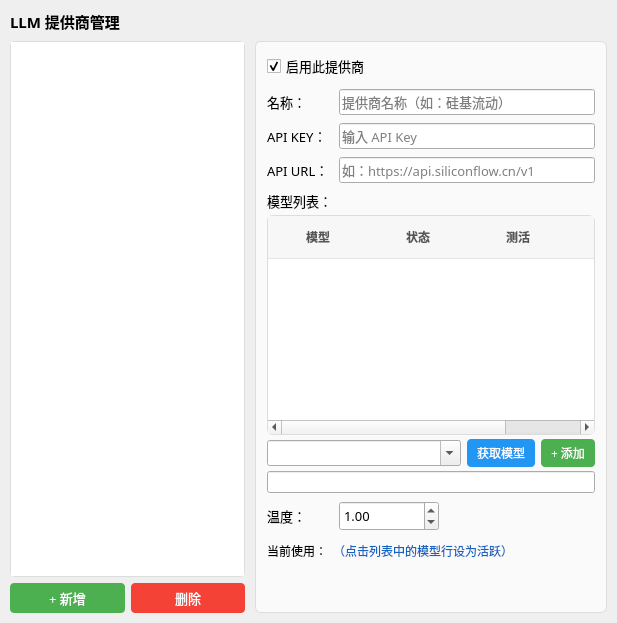
          <widget class="QWidget" name="page_2">
           <layout class="QVBoxLayout" name="verticalLayout_4">
            <property name="spacing">
             <number>8</number>
            </property>
            <property name="leftMargin">
             <number>10</number>
            </property>
            <property name="topMargin">
             <number>10</number>
            </property>
            <property name="rightMargin">
             <number>10</number>
            </property>
            <property name="bottomMargin">
             <number>10</number>
            </property>
            <item>
             <widget class="QLabel" name="label_providers_title">
              <property name="font">
               <font>
                <family>微软雅黑</family>
                <pointsize>11</pointsize>
                <weight>75</weight>
                <bold>true</bold>
               </font>
              </property>
              <property name="text">
               <string>LLM 提供商管理</string>
              </property>
             </widget>
            </item>
            <item>
             <layout class="QHBoxLayout" name="horizontalLayout_providers" stretch="2,3">
              <property name="spacing">
               <number>10</number>
              </property>
              <!-- 左侧：列表 + 操作按钮 -->
              <item>
               <layout class="QVBoxLayout" name="verticalLayout_provider_list">
                <property name="spacing">
                 <number>6</number>
                </property>
                <item>
                 <widget class="QListWidget" name="listWidget_providers">
                  <property name="font">
                   <font>
                    <family>微软雅黑</family>
                    <pointsize>10</pointsize>
                   </font>
                  </property>
                  <property name="styleSheet">
                   <string notr="true">QListWidget { border: 1px solid #ddd; border-radius: 5px; }
QListWidget::item { padding: 8px 6px; border-bottom: 1px solid #f0f0f0; }
QListWidget::item:selected { background-color: #e3f2fd; color: #1565c0; }</string>
                  </property>
                 </widget>
                </item>
                <item>
                 <layout class="QHBoxLayout" name="horizontalLayout_provider_buttons">
                  <item>
                   <widget class="QPushButton" name="pushButton_add_provider">
                    <property name="font">
                     <font>
                      <family>微软雅黑</family>
                      <pointsize>10</pointsize>
                     </font>
                    </property>
                    <property name="cursor">
                     <cursorShape>PointingHandCursor</cursorShape>
                    </property>
                    <property name="styleSheet">
                     <string notr="true">QPushButton { background-color: #4caf50; color: white; border: none; border-radius: 4px; padding: 5px 10px; }
QPushButton:hover { background-color: #388e3c; }</string>
                    </property>
                    <property name="text">
                     <string>+ 新增</string>
                    </property>
                   </widget>
                  </item>
                  <item>
                   <widget class="QPushButton" name="pushButton_del_provider">
                    <property name="font">
                     <font>
                      <family>微软雅黑</family>
                      <pointsize>10</pointsize>
                     </font>
                    </property>
                    <property name="cursor">
                     <cursorShape>PointingHandCursor</cursorShape>
                    </property>
                    <property name="styleSheet">
                     <string notr="true">QPushButton { background-color: #f44336; color: white; border: none; border-radius: 4px; padding: 5px 10px; }
QPushButton:hover { background-color: #c62828; }</string>
                    </property>
                    <property name="text">
                     <string>删除</string>
                    </property>
                   </widget>
                  </item>
                 </layout>
                </item>
               </layout>
              </item>
              <!-- 右侧：编辑区 -->
              <item>
               <widget class="QWidget" name="widget_provider_editor">
                <property name="styleSheet">
                 <string notr="true">QWidget#widget_provider_editor { border: 1px solid #ddd; border-radius: 6px; background-color: #fafafa; }</string>
                </property>
                <layout class="QVBoxLayout" name="verticalLayout_provider_editor">
                 <property name="spacing">
                 <number>10</number>
                 </property>
                 <property name="leftMargin">
                  <number>12</number>
                 </property>
                 <property name="topMargin">
                  <number>12</number>
                 </property>
                 <property name="rightMargin">
                  <number>12</number>
                 </property>
                 <property name="bottomMargin">
                  <number>12</number>
                 </property>
                 <item>
                  <widget class="QCheckBox" name="checkBox_provider_enabled">
                   <property name="font">
                    <font>
                     <family>微软雅黑</family>
                     <pointsize>10</pointsize>
                    </font>
                   </property>
                   <property name="text">
                    <string>启用此提供商</string>
                   </property>
                   <property name="checked">
                    <bool>true</bool>
                   </property>
                  </widget>
                 </item>
                 <item>
                  <layout class="QGridLayout" name="gridLayout">
                   <property name="verticalSpacing">
                    <number>8</number>
                   </property>
                   <item row="0" column="0">
                    <widget class="QLabel" name="label_provider_name_lbl">
                     <property name="font">
                      <font>
                       <family>微软雅黑</family>
                       <pointsize>10</pointsize>
                      </font>
                     </property>
                     <property name="text">
                      <string>名称：</string>
                     </property>
                    </widget>
                   </item>
                   <item row="0" column="1">
                    <widget class="QLineEdit" name="lineEdit_provider_name">
                     <property name="font">
                      <font>
                       <family>微软雅黑</family>
                       <pointsize>10</pointsize>
                      </font>
                     </property>
                     <property name="placeholderText">
                      <string>提供商名称（如：硅基流动）</string>
                     </property>
                    </widget>
                   </item>
                   <item row="1" column="0">
                    <widget class="QLabel" name="label_3">
                     <property name="font">
                      <font>
                       <family>微软雅黑</family>
                       <pointsize>10</pointsize>
                      </font>
                     </property>
                     <property name="text">
                      <string>API KEY：</string>
                     </property>
                    </widget>
                   </item>
                   <item row="1" column="1">
                    <widget class="QLineEdit" name="lineEdit">
                     <property name="font">
                      <font>
                       <family>微软雅黑</family>
                       <pointsize>10</pointsize>
                      </font>
                     </property>
                     <property name="echoMode">
                      <enum>QLineEdit::Password</enum>
                     </property>
                     <property name="placeholderText">
                      <string>输入 API Key</string>
                     </property>
                    </widget>
                   </item>
                   <item row="2" column="0">
                    <widget class="QLabel" name="label_4">
                     <property name="font">
                      <font>
                       <family>微软雅黑</family>
                       <pointsize>10</pointsize>
                      </font>
                     </property>
                     <property name="text">
                      <string>API URL：</string>
                     </property>
                    </widget>
                   </item>
                   <item row="2" column="1">
                    <widget class="QLineEdit" name="lineEdit_2">
                     <property name="font">
                      <font>
                       <family>微软雅黑</family>
                       <pointsize>10</pointsize>
                      </font>
                     </property>
                     <property name="placeholderText">
                      <string>如：https://api.siliconflow.cn/v1</string>
                     </property>
                    </widget>
                   </item>
                    <item row="3" column="0" colspan="2">
                     <layout class="QVBoxLayout" name="verticalLayout_models_section">
                      <property name="spacing">
                       <number>4</number>
                      </property>
                      <item>
                       <layout class="QHBoxLayout" name="horizontalLayout_models_header">
                        <item>
                         <widget class="QLabel" name="label_5">
                          <property name="font">
                           <font>
                            <family>微软雅黑</family>
                            <pointsize>10</pointsize>
                           </font>
                          </property>
                          <property name="text">
                           <string>模型列表：</string>
                          </property>
                         </widget>
                        </item>
                        <item>
                         <spacer name="horizontalSpacer_models_header">
                          <property name="orientation">
                           <enum>Qt::Horizontal</enum>
                          </property>
                          <property name="sizeHint" stdset="0">
                           <size>
                            <width>40</width>
                            <height>20</height>
                           </size>
                          </property>
                         </spacer>
                        </item>
                       </layout>
                      </item>
                      <item>
                       <widget class="QTableWidget" name="tableWidget_models">
                        <property name="font">
                         <font>
                          <family>微软雅黑</family>
                          <pointsize>10</pointsize>
                         </font>
                        </property>
                        <property name="minimumSize">
                         <size>
                          <width>0</width>
                          <height>220</height>
                         </size>
                        </property>
                        <property name="styleSheet">
                         <string notr="true">QTableWidget { border: 1px solid #ddd; border-radius: 6px; gridline-color: #efefef; selection-background-color: #e3f2fd; selection-color: #1565c0; background: #ffffff; alternate-background-color: #fafafa; }
QHeaderView::section { background: #f7f7f7; border: none; border-bottom: 1px solid #e6e6e6; padding: 10px 12px; font-weight: bold; color: #555; }
QTableWidget::item { padding: 10px 12px; }</string>
                        </property>
                        <property name="editTriggers">
                         <set>QAbstractItemView::NoEditTriggers</set>
                        </property>
                        <property name="selectionMode">
                         <enum>QAbstractItemView::SingleSelection</enum>
                        </property>
                        <property name="selectionBehavior">
                         <enum>QAbstractItemView::SelectRows</enum>
                        </property>
                        <property name="showGrid">
                         <bool>false</bool>
                        </property>
                        <property name="alternatingRowColors">
                         <bool>true</bool>
                        </property>
                        <attribute name="horizontalHeaderStretchLastSection">
                         <bool>false</bool>
                        </attribute>
                        <attribute name="verticalHeaderVisible">
                         <bool>false</bool>
                        </attribute>
                        <property name="columnCount">
                         <number>4</number>
                        </property>
                        <row/>
                        <column>
                         <property name="text">
                          <string>模型</string>
                         </property>
                        </column>
                        <column>
                         <property name="text">
                          <string>状态</string>
                         </property>
                        </column>
                        <column>
                         <property name="text">
                          <string>测活</string>
                         </property>
                        </column>
                        <column>
                         <property name="text">
                          <string>删除</string>
                         </property>
                        </column>
                       </widget>
                      </item>
                      <item>
                       <layout class="QHBoxLayout" name="horizontalLayout_model_add_row">
                        <property name="spacing">
                         <number>6</number>
                        </property>
                        <item>
                         <widget class="QComboBox" name="comboBox_models">
                          <property name="font">
                           <font>
                            <family>微软雅黑</family>
                            <pointsize>10</pointsize>
                           </font>
                          </property>
                          <property name="editable">
                           <bool>true</bool>
                          </property>
                          <property name="placeholderText">
                           <string>输入模型ID或获取后选择</string>
                          </property>
                          <property name="sizePolicy">
                           <sizepolicy hsizetype="Expanding" vsizetype="Fixed">
                            <horstretch>1</horstretch>
                            <verstretch>0</verstretch>
                           </sizepolicy>
                          </property>
                         </widget>
                        </item>
                        <item>
                         <widget class="QPushButton" name="pushButton_fetch_models">
                          <property name="font">
                           <font>
                            <family>微软雅黑</family>
                            <pointsize>9</pointsize>
                           </font>
                          </property>
                          <property name="cursor">
                           <cursorShape>PointingHandCursor</cursorShape>
                          </property>
                          <property name="styleSheet">
                           <string notr="true">QPushButton { background-color: #2196f3; color: white; border: none; border-radius: 4px; padding: 5px 10px; }
QPushButton:hover { background-color: #1565c0; }
QPushButton:disabled { background-color: #bdbdbd; }</string>
                          </property>
                          <property name="text">
                           <string>获取模型</string>
                          </property>
                         </widget>
                        </item>
                        <item>
                         <widget class="QPushButton" name="pushButton_add_model">
                          <property name="font">
                           <font>
                            <family>微软雅黑</family>
                            <pointsize>9</pointsize>
                           </font>
                          </property>
                          <property name="cursor">
                           <cursorShape>PointingHandCursor</cursorShape>
                          </property>
                          <property name="styleSheet">
                           <string notr="true">QPushButton { background-color: #4caf50; color: white; border: none; border-radius: 4px; padding: 5px 10px; }
QPushButton:hover { background-color: #388e3c; }</string>
                          </property>
                          <property name="text">
                           <string>+ 添加</string>
                          </property>
                         </widget>
                        </item>
                       </layout>
                      </item>
                      <!-- lineEdit_3 hidden, keeps backward compat for save_config -->
                      <item>
                       <widget class="QLineEdit" name="lineEdit_3">
                        <property name="visible">
                         <bool>false</bool>
                        </property>
                       </widget>
                      </item>
                     </layout>
                    </item>
                   <item row="4" column="0">
                    <widget class="QLabel" name="label_temperature">
                     <property name="font">
                      <font>
                       <family>微软雅黑</family>
                       <pointsize>10</pointsize>
                      </font>
                     </property>
                     <property name="text">
                      <string>温度：</string>
                     </property>
                    </widget>
                   </item>
                   <item row="4" column="1">
                    <layout class="QHBoxLayout" name="horizontalLayout_temp_row">
                     <item>
                      <widget class="QDoubleSpinBox" name="doubleSpinBox_temperature">
                       <property name="minimumSize">
                        <size>
                         <width>100</width>
                         <height>30</height>
                        </size>
                       </property>
                       <property name="maximumSize">
                        <size>
                         <width>120</width>
                         <height>16777215</height>
                        </size>
                       </property>
                       <property name="font">
                        <font>
                         <family>微软雅黑</family>
                         <pointsize>10</pointsize>
                        </font>
                       </property>
                       <property name="minimum">
                        <double>0.100000000000000</double>
                       </property>
                       <property name="maximum">
                        <double>2.000000000000000</double>
                       </property>
                       <property name="singleStep">
                        <double>0.100000000000000</double>
                       </property>
                       <property name="value">
                        <double>1.000000000000000</double>
                       </property>
                      </widget>
                     </item>
                     <item>
                      <spacer name="horizontalSpacer_temp">
                       <property name="orientation">
                        <enum>Qt::Horizontal</enum>
                       </property>
                       <property name="sizeHint" stdset="0">
                        <size>
                         <width>40</width>
                         <height>20</height>
                        </size>
                       </property>
                      </spacer>
                     </item>
                    </layout>
                   </item>
                   </layout>
                  </item>
                  <item>
                   <!-- 当前活跃模型提示行 -->
                   <layout class="QHBoxLayout" name="horizontalLayout_active_model">
                    <property name="spacing">
                     <number>6</number>
                    </property>
                    <item>
                     <widget class="QLabel" name="label_active_model_lbl">
                      <property name="font">
                       <font>
                        <family>微软雅黑</family>
                        <pointsize>9</pointsize>
                       </font>
                      </property>
                      <property name="text">
                       <string>当前使用：</string>
                      </property>
                     </widget>
                    </item>
                    <item>
                     <widget class="QLabel" name="label_active_model">
                      <property name="font">
                       <font>
                        <family>微软雅黑</family>
                        <pointsize>9</pointsize>
                       </font>
                      </property>
                      <property name="text">
                       <string>（点击列表中的模型行设为活跃）</string>
                      </property>
                      <property name="styleSheet">
                       <string notr="true">color: #1565c0;</string>
                      </property>
                     </widget>
                    </item>
                    <item>
                     <spacer name="horizontalSpacer_active_model">
                      <property name="orientation">
                       <enum>Qt::Horizontal</enum>
                      </property>
                      <property name="sizeHint" stdset="0">
                       <size>
                        <width>40</width>
                        <height>20</height>
                       </size>
                      </property>
                     </spacer>
                    </item>
                   </layout>
                  </item>
                  <item>
                   <spacer name="verticalSpacer_editor">
                    <property name="orientation">
                     <enum>Qt::Vertical</enum>
                    </property>
                    <property name="sizeHint" stdset="0">
                     <size>
                      <width>20</width>
                      <height>40</height>
                     </size>
                    </property>
                   </spacer>
                  </item>
                 </layout>
               </widget>
              </item>
             </layout>
            </item>
           </layout>
          </widget>
